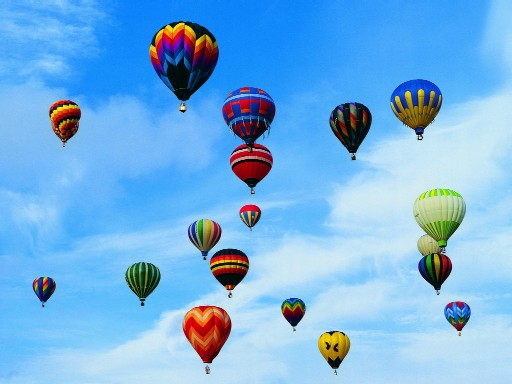
//> input picture TP4/ex1/montgolfiere.jpg, 512 x 384 px
$ ./ex1 montgolfiere.jpg   (built with g++ and OpenCV 4)
//> lines starting //> are read from the running program, lines starting //| are printed output that depends on the picture; after the words box and inside, x2 and y2 are one past the last pixel; in counts of white or black regions, pixels touching at a corner belong together
#include <stdio.h>

#include <opencv2/opencv.hpp>

using namespace cv;
using namespace std;


Mat image;
Mat canny_image;

RNG rng(12345);

int main(int argc, char** argv )
{
  vector<vector<Point> > contours;
  if (argc != 2)
  {
      printf("usage: DisplayImage.out <Image_Path>\n");
      return -1;
  }
  image = imread( argv[1], IMREAD_GRAYSCALE );
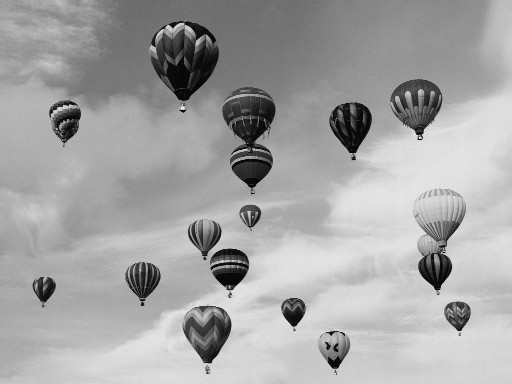
//> image: 384 rows x 512 cols, CV_8UC1; min 0, max 239, mean 164.8

  if ( !image.data )
  {
    printf("No image data \n");
    return -1;
  }

  Canny(image, canny_image,100, 150, 3);
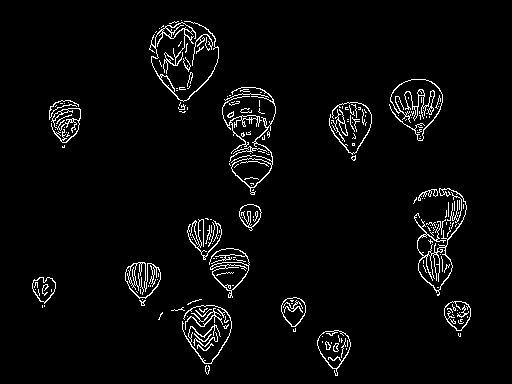
//> canny_image: 384 rows x 512 cols, CV_8UC1; 3.7% white in thin lines or dots, all inside (x1, y1, x2, y2) = (32, 20, 471, 376)

  findContours(canny_image, contours, CV_RETR_TREE, CV_CHAIN_APPROX_SIMPLE, Point(0, 0));
//> contours = 298 contours, 251 with area under 20; largest, box (x1, y1, x2, y2) and area: (414, 188, 467, 296) 1038, (317, 330, 351, 376) 892, (125, 262, 161, 299) 890, (418, 247, 453, 291) 864, (317, 330, 351, 369) 850

// [8 lines of commented-out code are left out]
  vector<vector<Point> > contours_poly(contours.size());
//> contours_poly = 298 empty contours
  vector<Rect> boundRect(contours.size());
  vector<Point2f> center(contours.size());
  vector<float> radius(contours.size());

  for (int i = 0; i < contours.size(); i++)
  {
    approxPolyDP(Mat(contours[i]), contours_poly[i], 3, true);
    boundRect[i] = boundingRect(Mat(contours_poly[i]));
  }
//> after the loop, contours_poly = 298 contours, 257 with area under 20; largest, box (x1, y1, x2, y2) and area: (414, 188, 467, 296) 1166, (125, 263, 160, 299) 858, (231, 87, 276, 195) 812, (317, 331, 351, 376) 776, (317, 331, 351, 369) 744; boundRect = 298 Rects (x, y, width, height), first 8: [207, 368, 1, 1], [207, 365, 2, 10], [197, 344, 17, 7], [458, 333, 3, 4], [194, 333, 18, 9], [194, 333, 24, 14], [317, 331, 34, 45], [317, 331, 34, 38]

  /// Draw polygonal contour + bonding rects + circles
  Mat drawing = Mat::zeros(canny_image.size(), CV_8UC3);
  for (int i = 0; i < contours.size(); i++)
  {
    Scalar color = Scalar(rng.uniform(0, 255), rng.uniform(0, 255), rng.uniform(0, 255));
    drawContours(drawing, contours_poly, i, color, 1, 8, vector<Vec4i>(), 0, Point());
    rectangle(drawing, boundRect[i].tl(), boundRect[i].br(), color);
  }
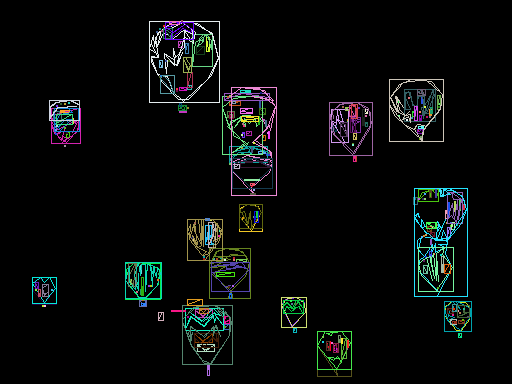
//> drawing: 384 rows x 512 cols, CV_8UC3; mean B, G, R 10.4, 11, 8.6

  namedWindow("Display Image", WINDOW_AUTOSIZE);
  imshow("Display Image", drawing);
  printf("fin\n");

  while(1)
      waitKey(0);
  return 0;
}
